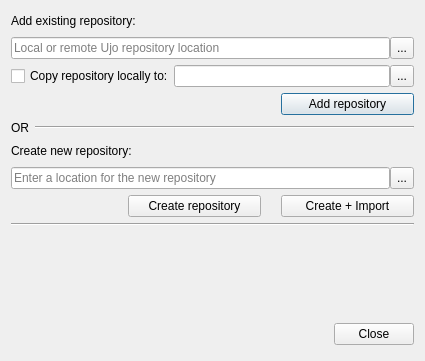
<?xml version="1.0" encoding="UTF-8"?>
<ui version="4.0">
 <class>AddRepoDialog</class>
 <widget class="QDialog" name="AddRepoDialog">
  <property name="geometry">
   <rect>
    <x>0</x>
    <y>0</y>
    <width>425</width>
    <height>361</height>
   </rect>
  </property>
  <property name="windowTitle">
   <string>Add or Create a Repository</string>
  </property>
  <property name="styleSheet">
   <string notr="true">#addRepoDialog {
	background-color: #eeeeee;
}</string>
  </property>
  <layout class="QVBoxLayout" name="verticalLayout">
   <item>
    <layout class="QHBoxLayout" name="horizontalLayout_3">
     <item>
      <widget class="QLabel" name="addRepoLabel">
       <property name="text">
        <string>Add existing repository:</string>
       </property>
      </widget>
     </item>
     <item>
      <spacer name="horizontalSpacer_3">
       <property name="orientation">
        <enum>Qt::Horizontal</enum>
       </property>
       <property name="sizeHint" stdset="0">
        <size>
         <width>40</width>
         <height>20</height>
        </size>
       </property>
      </spacer>
     </item>
    </layout>
   </item>
   <item>
    <layout class="QHBoxLayout" name="horizontalLayout_4">
     <property name="spacing">
      <number>0</number>
     </property>
     <item>
      <widget class="QLineEdit" name="addRepoFolderBox">
       <property name="sizePolicy">
        <sizepolicy hsizetype="Expanding" vsizetype="Fixed">
         <horstretch>0</horstretch>
         <verstretch>0</verstretch>
        </sizepolicy>
       </property>
       <property name="maximumSize">
        <size>
         <width>16777215</width>
         <height>16777215</height>
        </size>
       </property>
       <property name="text">
        <string/>
       </property>
       <property name="placeholderText">
        <string>Local or remote Ujo repository location</string>
       </property>
      </widget>
     </item>
     <item>
      <widget class="QToolButton" name="selectRepoFolderButton">
       <property name="sizePolicy">
        <sizepolicy hsizetype="Fixed" vsizetype="Maximum">
         <horstretch>0</horstretch>
         <verstretch>0</verstretch>
        </sizepolicy>
       </property>
       <property name="minimumSize">
        <size>
         <width>0</width>
         <height>21</height>
        </size>
       </property>
       <property name="maximumSize">
        <size>
         <width>16777215</width>
         <height>16677215</height>
        </size>
       </property>
       <property name="text">
        <string>...</string>
       </property>
      </widget>
     </item>
    </layout>
   </item>
   <item>
    <layout class="QHBoxLayout" name="horizontalLayout_7">
     <property name="spacing">
      <number>0</number>
     </property>
     <item>
      <widget class="QCheckBox" name="cloneCheckBox">
       <property name="sizePolicy">
        <sizepolicy hsizetype="Fixed" vsizetype="Fixed">
         <horstretch>0</horstretch>
         <verstretch>0</verstretch>
        </sizepolicy>
       </property>
       <property name="styleSheet">
        <string notr="true">#copyLabel {
  color: #666666;
}</string>
       </property>
       <property name="text">
        <string>Copy repository locally to:</string>
       </property>
      </widget>
     </item>
     <item>
      <widget class="QLineEdit" name="cloneFolderBox"/>
     </item>
     <item>
      <widget class="QToolButton" name="selectCloneFolderButton">
       <property name="sizePolicy">
        <sizepolicy hsizetype="Fixed" vsizetype="Minimum">
         <horstretch>0</horstretch>
         <verstretch>0</verstretch>
        </sizepolicy>
       </property>
       <property name="minimumSize">
        <size>
         <width>0</width>
         <height>21</height>
        </size>
       </property>
       <property name="maximumSize">
        <size>
         <width>16777215</width>
         <height>16777215</height>
        </size>
       </property>
       <property name="text">
        <string>...</string>
       </property>
      </widget>
     </item>
    </layout>
   </item>
   <item>
    <layout class="QHBoxLayout" name="horizontalLayout_2">
     <property name="spacing">
      <number>0</number>
     </property>
     <item>
      <spacer name="horizontalSpacer">
       <property name="orientation">
        <enum>Qt::Horizontal</enum>
       </property>
       <property name="sizeHint" stdset="0">
        <size>
         <width>40</width>
         <height>20</height>
        </size>
       </property>
      </spacer>
     </item>
     <item>
      <widget class="QPushButton" name="addRepoButton">
       <property name="sizePolicy">
        <sizepolicy hsizetype="Maximum" vsizetype="Maximum">
         <horstretch>0</horstretch>
         <verstretch>0</verstretch>
        </sizepolicy>
       </property>
       <property name="minimumSize">
        <size>
         <width>133</width>
         <height>0</height>
        </size>
       </property>
       <property name="maximumSize">
        <size>
         <width>133</width>
         <height>32</height>
        </size>
       </property>
       <property name="text">
        <string>Add repository</string>
       </property>
       <property name="icon">
        <iconset resource="resources/geogigclient_resources.qrc">
         <normaloff>:/icon/add-repo-16.png</normaloff>:/icon/add-repo-16.png</iconset>
       </property>
      </widget>
     </item>
    </layout>
   </item>
   <item>
    <layout class="QHBoxLayout" name="horizontalLayout">
     <item>
      <widget class="QLabel" name="label">
       <property name="sizePolicy">
        <sizepolicy hsizetype="Fixed" vsizetype="Preferred">
         <horstretch>0</horstretch>
         <verstretch>0</verstretch>
        </sizepolicy>
       </property>
       <property name="text">
        <string>OR</string>
       </property>
      </widget>
     </item>
     <item>
      <widget class="Line" name="line">
       <property name="orientation">
        <enum>Qt::Horizontal</enum>
       </property>
      </widget>
     </item>
    </layout>
   </item>
   <item>
    <layout class="QHBoxLayout" name="horizontalLayout_5">
     <item>
      <widget class="QLabel" name="label_6">
       <property name="text">
        <string>Create new repository:</string>
       </property>
      </widget>
     </item>
     <item>
      <spacer name="horizontalSpacer_4">
       <property name="orientation">
        <enum>Qt::Horizontal</enum>
       </property>
       <property name="sizeHint" stdset="0">
        <size>
         <width>40</width>
         <height>20</height>
        </size>
       </property>
      </spacer>
     </item>
    </layout>
   </item>
   <item>
    <layout class="QHBoxLayout" name="horizontalLayout_6">
     <property name="spacing">
      <number>0</number>
     </property>
     <item>
      <widget class="QLineEdit" name="createRepoFolderBox">
       <property name="text">
        <string/>
       </property>
       <property name="placeholderText">
        <string>Enter a location for the new repository</string>
       </property>
      </widget>
     </item>
     <item>
      <widget class="QToolButton" name="selectNewRepoFolderButton">
       <property name="sizePolicy">
        <sizepolicy hsizetype="Fixed" vsizetype="Minimum">
         <horstretch>0</horstretch>
         <verstretch>0</verstretch>
        </sizepolicy>
       </property>
       <property name="minimumSize">
        <size>
         <width>0</width>
         <height>21</height>
        </size>
       </property>
       <property name="maximumSize">
        <size>
         <width>16777215</width>
         <height>16777215</height>
        </size>
       </property>
       <property name="text">
        <string>...</string>
       </property>
      </widget>
     </item>
    </layout>
   </item>
   <item>
    <layout class="QHBoxLayout" name="horizontalLayout_8">
     <property name="spacing">
      <number>0</number>
     </property>
     <item>
      <spacer name="horizontalSpacer_5">
       <property name="orientation">
        <enum>Qt::Horizontal</enum>
       </property>
       <property name="sizeHint" stdset="0">
        <size>
         <width>40</width>
         <height>20</height>
        </size>
       </property>
      </spacer>
     </item>
     <item>
      <widget class="QPushButton" name="createRepoButton">
       <property name="sizePolicy">
        <sizepolicy hsizetype="Maximum" vsizetype="Maximum">
         <horstretch>0</horstretch>
         <verstretch>0</verstretch>
        </sizepolicy>
       </property>
       <property name="minimumSize">
        <size>
         <width>133</width>
         <height>0</height>
        </size>
       </property>
       <property name="maximumSize">
        <size>
         <width>133</width>
         <height>111111</height>
        </size>
       </property>
       <property name="text">
        <string>Create repository</string>
       </property>
       <property name="icon">
        <iconset resource="resources/geogigclient_resources.qrc">
         <normaloff>:/icon/create-repo.png</normaloff>:/icon/create-repo.png</iconset>
       </property>
       <property name="iconSize">
        <size>
         <width>20</width>
         <height>16</height>
        </size>
       </property>
      </widget>
     </item>
     <item>
      <spacer name="horizontalSpacer_2">
       <property name="orientation">
        <enum>Qt::Horizontal</enum>
       </property>
       <property name="sizeType">
        <enum>QSizePolicy::Fixed</enum>
       </property>
       <property name="sizeHint" stdset="0">
        <size>
         <width>20</width>
         <height>20</height>
        </size>
       </property>
      </spacer>
     </item>
     <item>
      <widget class="QPushButton" name="createRepoAndImportButton">
       <property name="minimumSize">
        <size>
         <width>133</width>
         <height>0</height>
        </size>
       </property>
       <property name="text">
        <string>Create + Import</string>
       </property>
       <property name="icon">
        <iconset resource="resources/geogigclient_resources.qrc">
         <normaloff>:/icon/create-and-import-repo.png</normaloff>:/icon/create-and-import-repo.png</iconset>
       </property>
       <property name="iconSize">
        <size>
         <width>20</width>
         <height>16</height>
        </size>
       </property>
      </widget>
     </item>
    </layout>
   </item>
   <item>
    <widget class="Line" name="line_2">
     <property name="orientation">
      <enum>Qt::Horizontal</enum>
     </property>
    </widget>
   </item>
   <item>
    <spacer name="verticalSpacer">
     <property name="orientation">
      <enum>Qt::Vertical</enum>
     </property>
     <property name="sizeHint" stdset="0">
      <size>
       <width>20</width>
       <height>40</height>
      </size>
     </property>
    </spacer>
   </item>
   <item>
    <layout class="QHBoxLayout" name="horizontalLayout_10">
     <item>
      <spacer name="horizontalSpacer_7">
       <property name="orientation">
        <enum>Qt::Horizontal</enum>
       </property>
       <property name="sizeHint" stdset="0">
        <size>
         <width>40</width>
         <height>20</height>
        </size>
       </property>
      </spacer>
     </item>
     <item>
      <widget class="QDialogButtonBox" name="buttonBox">
       <property name="sizePolicy">
        <sizepolicy hsizetype="Maximum" vsizetype="Fixed">
         <horstretch>0</horstretch>
         <verstretch>0</verstretch>
        </sizepolicy>
       </property>
       <property name="minimumSize">
        <size>
         <width>0</width>
         <height>32</height>
        </size>
       </property>
       <property name="maximumSize">
        <size>
         <width>16777215</width>
         <height>32</height>
        </size>
       </property>
       <property name="orientation">
        <enum>Qt::Horizontal</enum>
       </property>
       <property name="standardButtons">
        <set>QDialogButtonBox::Close</set>
       </property>
       <property name="centerButtons">
        <bool>true</bool>
       </property>
      </widget>
     </item>
    </layout>
   </item>
  </layout>
 </widget>
 <resources>
  <include location="resources/geogigclient_resources.qrc"/>
 </resources>
 <connections>
  <connection>
   <sender>buttonBox</sender>
   <signal>accepted()</signal>
   <receiver>AddRepoDialog</receiver>
   <slot>accept()</slot>
   <hints>
    <hint type="sourcelabel">
     <x>248</x>
     <y>254</y>
    </hint>
    <hint type="destinationlabel">
     <x>157</x>
     <y>274</y>
    </hint>
   </hints>
  </connection>
  <connection>
   <sender>buttonBox</sender>
   <signal>rejected()</signal>
   <receiver>AddRepoDialog</receiver>
   <slot>reject()</slot>
   <hints>
    <hint type="sourcelabel">
     <x>316</x>
     <y>260</y>
    </hint>
    <hint type="destinationlabel">
     <x>286</x>
     <y>274</y>
    </hint>
   </hints>
  </connection>
 </connections>
</ui>
